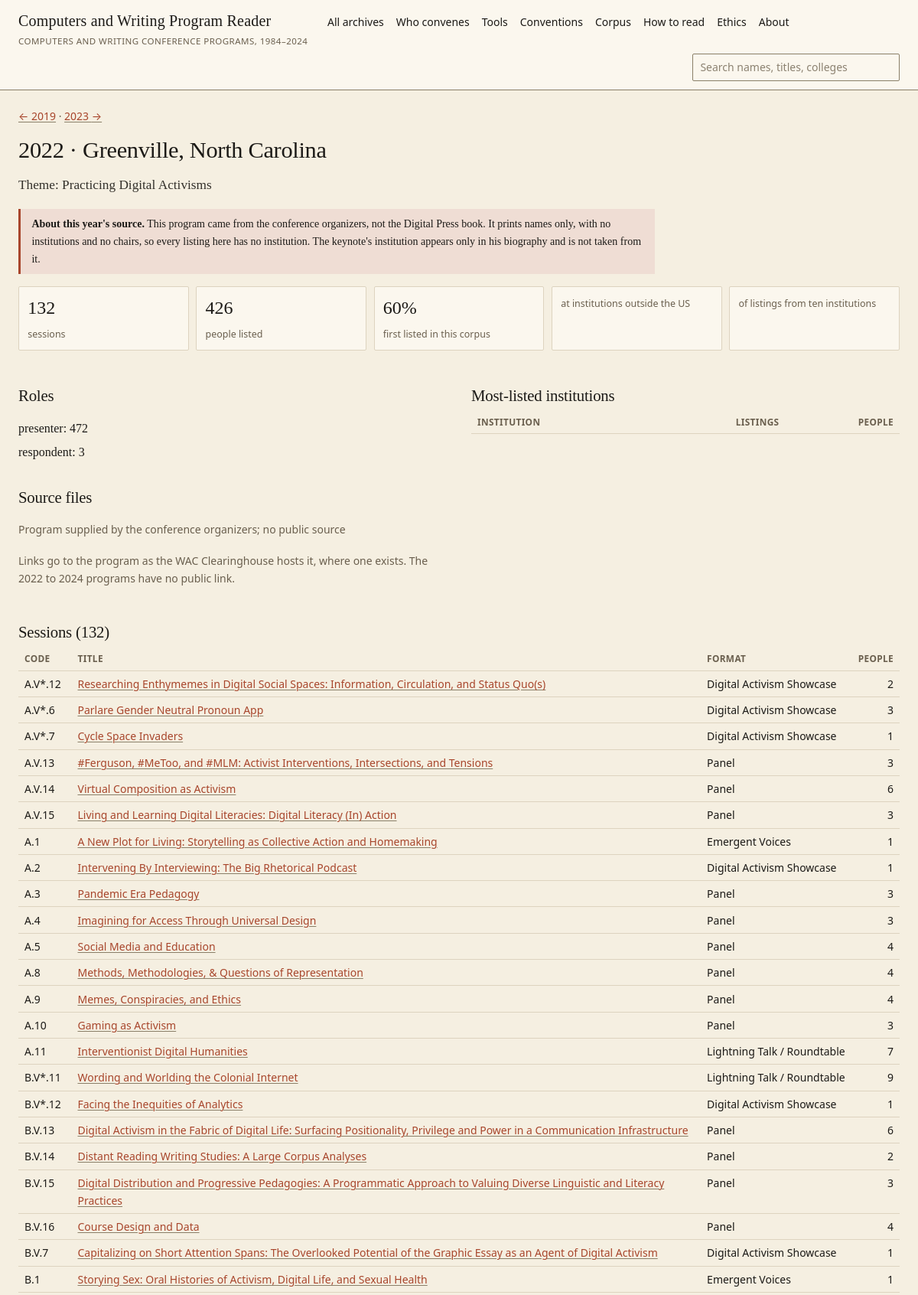
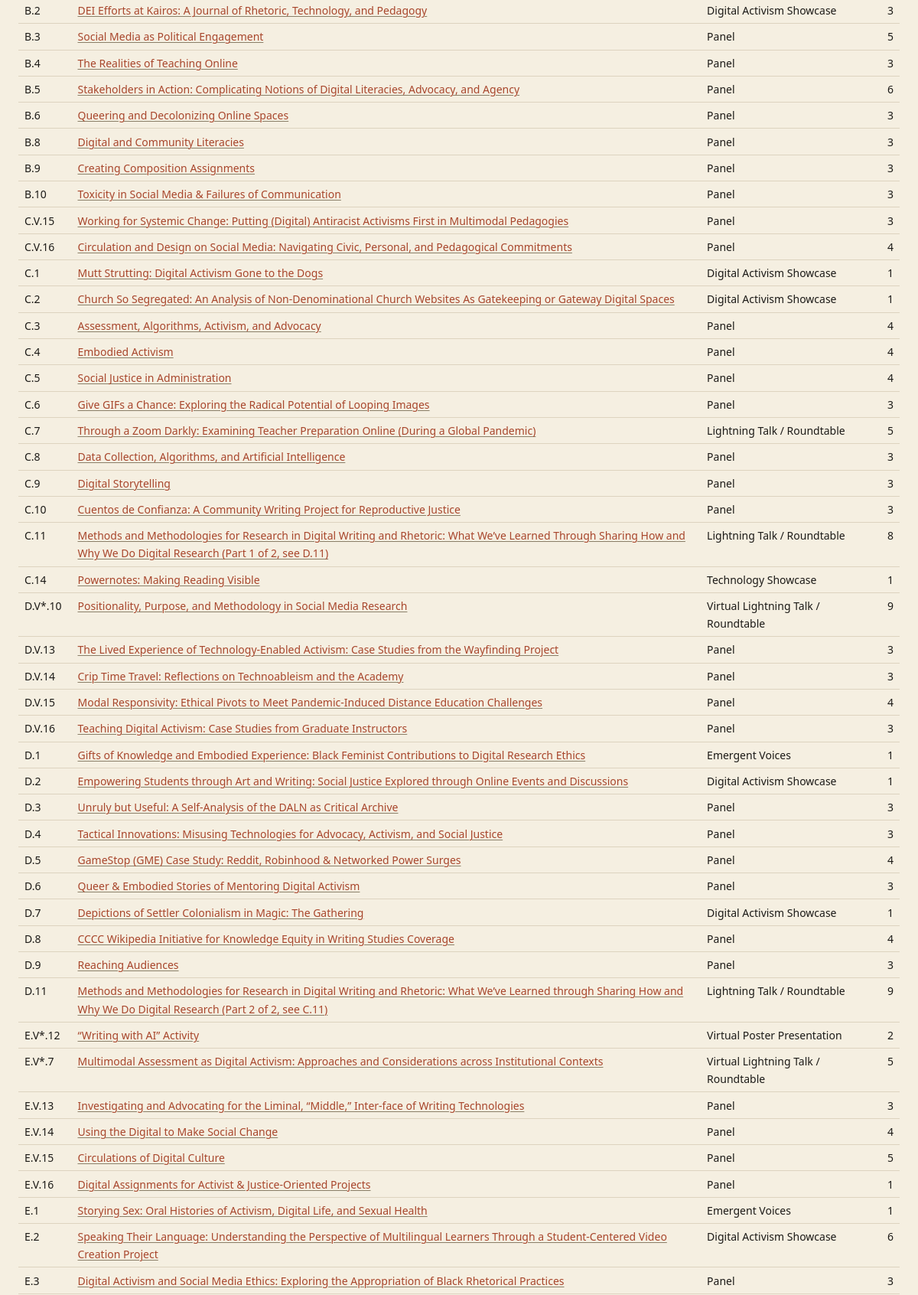
Screenshot of /year/2022 (upper part) with the database file from the repository (2 pictures, top to bottom).
### tables this page shows
CREATE TABLE conventions (year INTEGER PRIMARY KEY, city TEXT, venue TEXT, theme TEXT, chair TEXT, status TEXT, dates TEXT, site TEXT);

CREATE TABLE census (year INTEGER PRIMARY KEY, city TEXT, status TEXT, sessions INTEGER, appearances INTEGER, people INTEGER, newcomers INTEGER, returners INTEGER,
        with_affiliation INTEGER, matched INTEGER, non_us INTEGER, top10_share REAL, gini REAL, institutions INTEGER, chairs INTEGER);

CREATE TABLE source_documents (id TEXT PRIMARY KEY, year INTEGER, kind TEXT, url TEXT, rights TEXT, public_url TEXT);

### cw/app.py (the view)
@app.route("/year/<int:y>")
def year(y):
    c = q1("SELECT * FROM census WHERE year = ?", y)
    if not c:
        abort(404)
    conv = q1("SELECT * FROM conventions WHERE year = ?", y)
    cen = [r for r in census_rows() if r["year"] == y][0]
    sessions = q("""SELECT s.id, s.code, s.title, s.session_type, s.area,
                    (SELECT count(*) FROM appearances a WHERE a.session_id = s.id) AS n FROM sessions s WHERE s.year = ?""", y)
    sessions = sorted(sessions, key=lambda r: (natural(r["code"]), r["id"]))
    top = q("""SELECT i.id, i.name, i.country, iy.appearances, iy.people FROM inst_year iy JOIN institutions i ON i.id = iy.institution_id
               WHERE iy.year = ? ORDER BY iy.appearances DESC, i.name LIMIT 25""", y)
    docs = q("SELECT DISTINCT d.id, d.url, d.public_url, d.kind FROM source_documents d JOIN sessions s ON s.source_document_id = d.id WHERE s.year = ?", y)
    roles = q("SELECT role_group, count(*) n FROM appearances WHERE year = ? GROUP BY 1 ORDER BY n DESC", y)
    area_rows = q("SELECT area, count(*) n FROM sessions WHERE year = ? AND area IS NOT NULL GROUP BY 1 ORDER BY n DESC", y)
    countries = q("""SELECT i.country, count(*) n FROM appearances a JOIN institutions i ON i.id = a.institution_id WHERE a.year = ? AND i.country IS NOT NULL
                     GROUP BY 1 ORDER BY n DESC LIMIT 8""", y)
    prev = q1("SELECT max(year) y FROM census WHERE year < ?", y)["y"]
    nxt = q1("SELECT min(year) y FROM census WHERE year > ?", y)["y"]
    return render_template("year.html", y=y, c=cen, conv=conv, sessions=sessions, top=top, docs=docs, roles=roles, area_rows=area_rows,
                           countries=countries, note=YEAR_NOTES.get(y), prev=prev, next=nxt)

### cw/app.py (called while the page is built)
def db():
    if "db" not in g:
        g.db = sqlite3.connect(f"file:{DB}?mode=ro&immutable=1", uri=True)
        g.db.row_factory = sqlite3.Row
    return g.db

def q(sql, *args):
    return db().execute(sql, args).fetchall()

def q1(sql, *args):
    return db().execute(sql, args).fetchone()

def build_date():
    return date.fromtimestamp(os.path.getmtime(DB)).isoformat() if os.path.exists(DB) else ""

def natural(code):
    m = re.match(r"([A-Za-z]*)[.\-]?(\d*)\.?(\d*)", code or "")
    return (m.group(1), int(m.group(2) or 0), int(m.group(3) or 0)) if m else ("", 0, 0)

@app.template_filter("pct")
def pct(v, digits=1):
    return "" if v is None else f"{100 * v:.{digits}f}%"

@app.template_filter("num")
def num(v):
    return "" if v is None else f"{v:,}"

@app.after_request
def headers(r):
    r.headers["X-Robots-Tag"] = "noindex, nofollow"
    return r

@app.context_processor
def inject():
    return {"build_date": build_date(), "repo_url": REPO_URL, "data_url": DATA_URL, "P": request.script_root, "ROOT": (request.script_root.rsplit("/", 1)[0] or "") + "/", "corpus": "cw"}

def census_rows():
    out = []
    for r in q("SELECT * FROM census ORDER BY year"):
        d = dict(r)
        ppl = d["people"] or 0
        d["non_us_share"] = d["non_us"] / d["matched"] if d["matched"] else None
        d["unmatched_share"] = 1 - d["matched"] / d["with_affiliation"] if d["with_affiliation"] else None
        d["newcomer_share"] = d["newcomers"] / ppl if ppl and d["year"] > 1984 else None
        c = q1("SELECT theme, chair FROM conventions WHERE year = ?", d["year"])
        d["theme"], d["chair"] = (c["theme"], c["chair"]) if c else (None, None)
        out.append(d)
    return out

### cw/templates/year.html (shortened to what this page needs)
{% extends "base.html" %}{% block title %}{{ y }} · Computers and Writing Program Reader{% endblock %}
{% block main %}
<p class="small">{% if prev %}<a href="{{ P }}/year/{{ prev }}">← {{ prev }}</a>{% endif %}{% if prev and next %} · {% endif %}{% if next %}<a href="{{ P }}/year/{{ next }}">{{ next }} →</a>{% endif %}</p>
<h1>{{ y }}{% if conv and conv.city %} · {{ conv.city }}{% endif %}{% if c.status in ('cancelled','virtual','upcoming') %} <span class="badge warn">{{ c.status }}</span>{% endif %}</h1>
{% if conv %}<p class="meta">{% if conv.dates %}{{ conv.dates }}{% endif %}{% if conv.site and conv.site != conv.city %} · {{ conv.site }}{% endif %}{% if conv.chair %}{% endif %}</p>
{% if conv.theme %}<p class="lede">Theme: {{ conv.theme }}</p>{% endif %}
{% endif %}
{% if note %}<div class="caveat"><b>About this year's source.</b> {{ note }}</div>{% endif %}
<div class="facts">
  <div class="fact"><b>{{ c.sessions|num }}</b><span>sessions</span></div>
  <div class="fact"><b>{{ c.people|num }}</b><span>people listed</span></div>
  <div class="fact"><b>{{ c.newcomer_share|pct(0) if c.newcomer_share is not none else '–' }}</b><span>first listed in this corpus</span></div>
  <div class="fact"><b>{{ c.non_us_share|pct }}</b><span>at institutions outside the US</span></div>
  <div class="fact"><b>{{ c.top10_share|pct(0) }}</b><span>of listings from ten institutions</span></div>
</div>
<div class="cols"><div>
<h2>Roles</h2><ul class="plain">{% for r in roles %}<li>{{ r.role_group or 'other' }}: {{ r.n|num }}</li>{% endfor %}</ul>
<h2>Source files</h2><ul class="plain">{% for d in docs %}<li class="small">{% if d.public_url %}<a href="{{ d.public_url }}">{{ d.url.split('__')[-1] if d.kind == 'pdf' else d.url[-40:] }}</a>{% elif d.url %}{{ d.url }}{% else %}Program supplied by the conference organizers; no public source{% endif %}</li>{% endfor %}</ul>
<p class="small">Links go to the program as the WAC Clearinghouse hosts it, where one exists. The 2022 to 2024 programs have no public link.</p>
</div><div>
<h2>Most-listed institutions</h2>
<div class="tbl"><table><thead><tr><th>Institution</th><th class="n">Listings</th><th class="n">People</th></tr></thead></table></div></div></div>
<h2>Sessions ({{ sessions|length|num }})</h2>
<div class="tbl"><table><thead><tr><th>Code</th><th>Title</th><th>Format</th><th class="n">People</th></tr></thead><tbody>
{% for s in sessions %}<tr><td>{{ s.code or '' }}</td><td><a href="{{ P }}/session/{{ s.id }}">{{ s.title or '(no title)' }}</a>{% if s.tracks %}<br><span class="small">{{ s.tracks }}</span>{% endif %}</td><td>{{ s.session_type or '' }}</td><td class="n">{{ s.n }}</td></tr>{% endfor %}
</tbody></table></div>
{% endblock %}

### cw/static/tokens.css (style rules this page uses)
:root { --papyrus: #F5EFE1; --papyrus-deep: #EDE4D2; --paper: #FBF7EE; --gloss: #1C1A17; --gloss-soft: #33302A; --dilute: #6A5F4E; --dilute-light: #8C8271; --terracotta: #A8462C; --terracotta-lift: #C2593B; --terracotta-wash: #EFDDD4; --added-white: #FFFDF8; --faience: #4A6670; --faience-wash: #DFE7E9; --rule: #DDD3BF; --rule-strong: #8A7F68; --good-bg: #E7E0CE; --good-fg: #5C4A22; --warn-bg: #F0E2D2; --warn-fg: #7A4A24; --err-bg: #EFDDD4; --err-fg: #8E3A22; --neutral-bg:#E4E7E4; --neutral-fg:#4A5550; --f-display: 'GFS Didot', 'EB Garamond', Georgia, 'Times New Roman', serif; --f-quote: 'EB Garamond', Georgia, 'Times New Roman', serif; --f-body: 'Literata', Georgia, 'Times New Roman', serif; --f-ui: 'Atkinson Hyperlegible', system-ui, -apple-system, 'Segoe UI', sans-serif; --f-mono: ui-monospace, 'SF Mono', 'JetBrains Mono', Consolas, monospace; --text-xs: 0.75rem; --text-sm: 0.875rem; --text-base: 1rem; --text-lg: 1.125rem; --text-xl: 1.5rem; --text-2xl: 2rem; --text-3xl: 2.75rem; --text-4xl: 3.75rem; --leading-tight: 1.08; --leading-snug: 1.35; --leading-base: 1.65; --measure: 62ch; --space-1: 0.25rem; --space-2: 0.5rem; --space-3: 0.75rem; --space-4: 1rem; --space-5: 1.25rem; --space-6: 1.5rem; --space-8: 2rem; --space-10: 2.5rem; --space-12: 3rem; --space-16: 4rem; --space-20: 5rem; --space-24: 6rem; --radius-sm: 2px; --shadow-sm: 0 1px 2px rgba(28, 26, 23, 0.05); --t-fast: 0.12s ease; --t-base: 0.2s ease; }
*, *::before, *::after { box-sizing: border-box; }
html, body { margin: 0; padding: 0; background-color: var(--papyrus); background-image: var(--grain); color: var(--gloss); font-family: var(--f-body); font-size: var(--text-base); line-height: var(--leading-base); -webkit-font-smoothing: antialiased; -moz-osx-font-smoothing: grayscale; text-rendering: optimizeLegibility; }
h1, h2 { font-family: var(--f-display); font-weight: 400; line-height: var(--leading-tight); letter-spacing: -0.01em; margin: 0 0 var(--space-4); color: var(--gloss); text-wrap: balance; }
h1 { font-size: var(--text-3xl); }
h2 { font-size: var(--text-2xl); }
p { margin: 0 0 var(--space-4); }
a { color: var(--terracotta); text-decoration: underline; text-decoration-color: var(--rule-strong); text-decoration-thickness: 1px; text-underline-offset: 0.18em; transition: color var(--t-fast), text-decoration-color var(--t-fast); }
::placeholder { color: var(--dilute-light); opacity: 1; }

### cw/static/reader.css (style rules this page uses)
* { box-sizing: border-box; }
body { margin: 0; background: var(--papyrus); color: var(--gloss); font-family: var(--f-body); font-size: var(--text-base); line-height: var(--leading-base); }
a { color: var(--terracotta); text-underline-offset: 2px; }
h1, h2, h3 { font-family: var(--f-display); font-weight: 400; line-height: var(--leading-tight); }
h1 { font-size: 1.9rem; margin: .2rem 0 .5rem; }
h2 { font-size: 1.3rem; margin: 2rem 0 .5rem; }
.lede { max-width: 46rem; font-size: 1.08rem; color: var(--gloss-soft); }
p, li { max-width: 52rem; }
.small, .meta { font-family: var(--f-ui); font-size: var(--text-sm); color: var(--dilute); }
.caveat { border-left: 3px solid var(--terracotta); background: var(--terracotta-wash); padding: .5rem .9rem; font-size: var(--text-sm); max-width: 52rem; margin: 1rem 0; }
table { border-collapse: collapse; width: 100%; font-size: var(--text-sm); font-family: var(--f-ui); }
th, td { text-align: left; vertical-align: top; padding: .32rem .5rem; border-bottom: 1px solid var(--rule); }
th { font-weight: 600; color: var(--dilute); font-size: .74rem; text-transform: uppercase; letter-spacing: .03em; position: sticky; top: 0; background: var(--papyrus); }
td.n, th.n { text-align: right; font-variant-numeric: tabular-nums; }
.tbl { overflow-x: auto; }
.facts { display: grid; grid-template-columns: repeat(auto-fit, minmax(10rem, 1fr)); gap: .6rem; margin: 1rem 0; }
.fact { background: var(--paper); border: 1px solid var(--rule); border-radius: var(--radius-sm); padding: .5rem .7rem; }
.fact b { display: block; font-family: var(--f-display); font-size: 1.5rem; font-weight: 400; }
.fact span { font-family: var(--f-ui); font-size: .78rem; color: var(--dilute); }
.cols { display: grid; grid-template-columns: 1fr 1fr; gap: 0 2rem; }
ul.plain { list-style: none; padding: 0; }
ul.plain li { padding: .15rem 0; }
.tbl { max-width: 100%; }

### rows the page displays
conventions: city "Greenville, North Carolina", theme "Practicing Digital Activisms"
census: people|num "426"

### other values shown
{{ prev }} "2019"
{{ next }} "2023"
{{ y }} "2022"
{{ c.sessions|num }} "132"
{{ c.newcomer_share|pct(0) if c.newcomer_share is not none else '–' }} "60%"
{{ r.role_group or 'other' }} "presenter" "respondent"
{{ r.n|num }} "472" "3"
{{ sessions|length|num }} "132"
{{ s.code or '' }} "A.V*.12"
{{ s.title or '(no title)' }} "Researching Enthymemes in Digital Social Spaces: Information, Circulation, and Status Quo(s)"
{{ s.session_type or '' }} "Digital Activism Showcase"
{{ s.n }} "2"
{{ s.code or '' }} "A.V*.6"
{{ s.title or '(no title)' }} "Parlare Gender Neutral Pronoun App"
{{ s.n }} "3"
